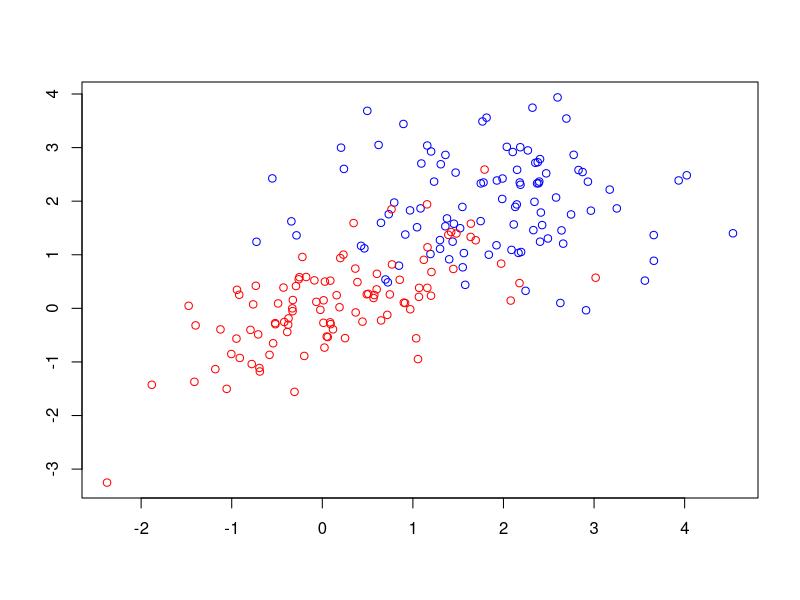
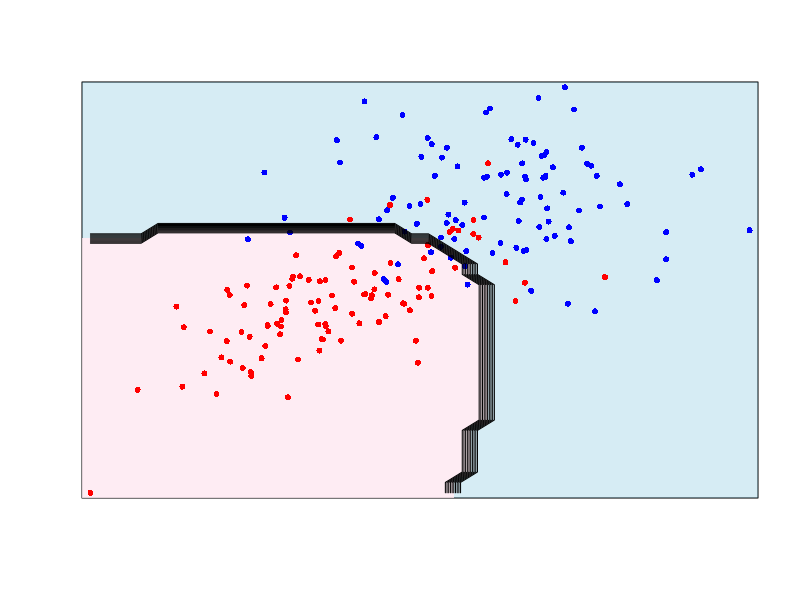
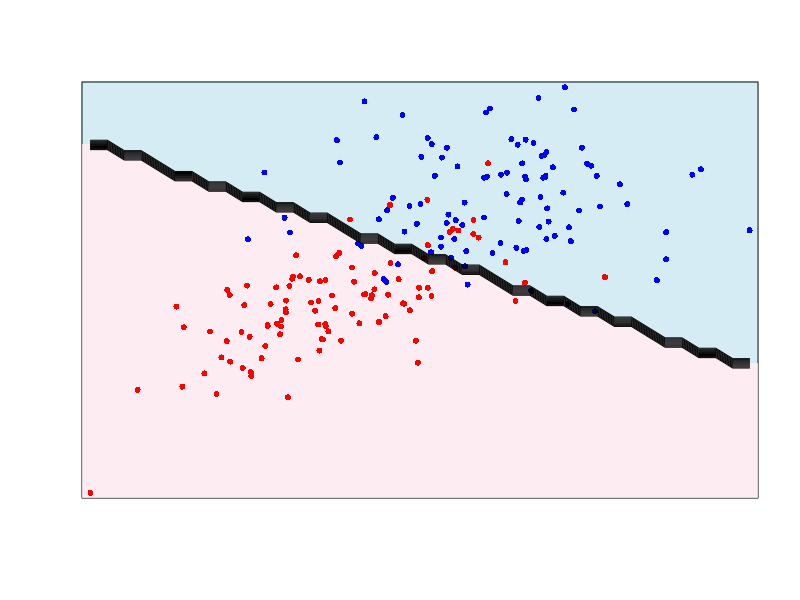
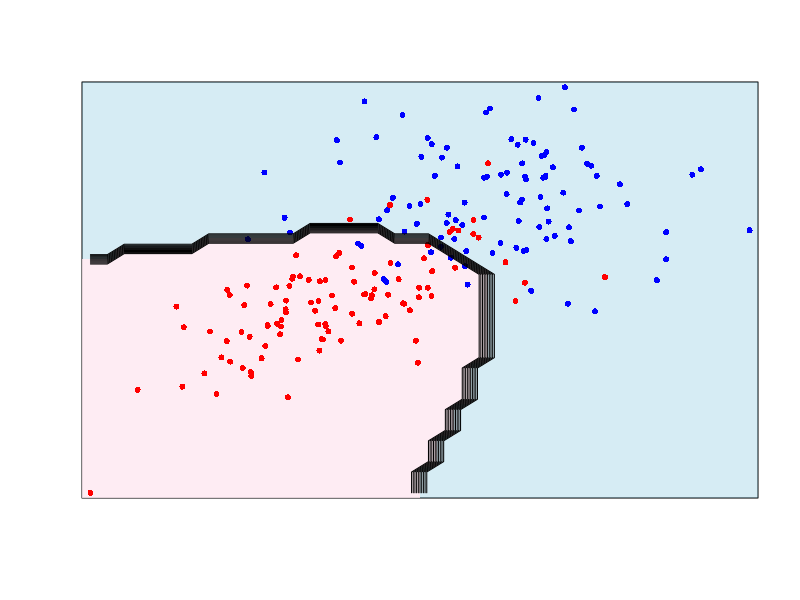
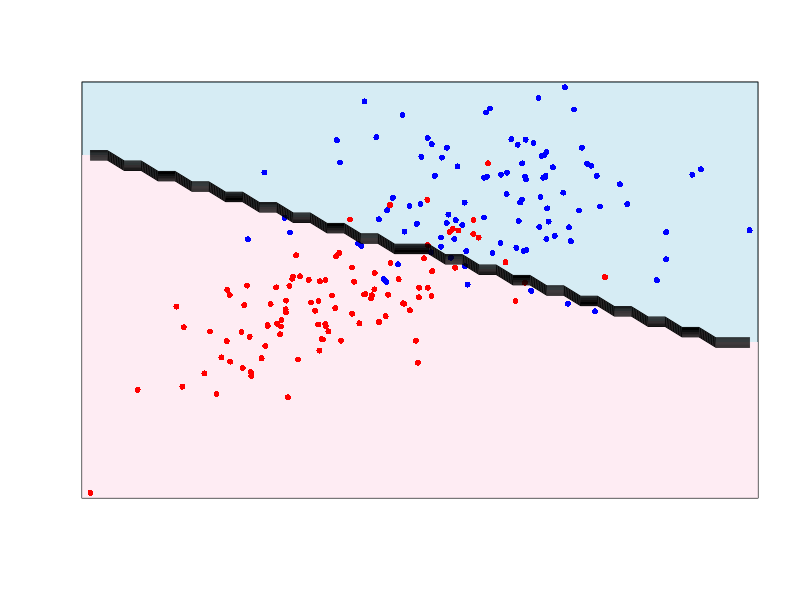
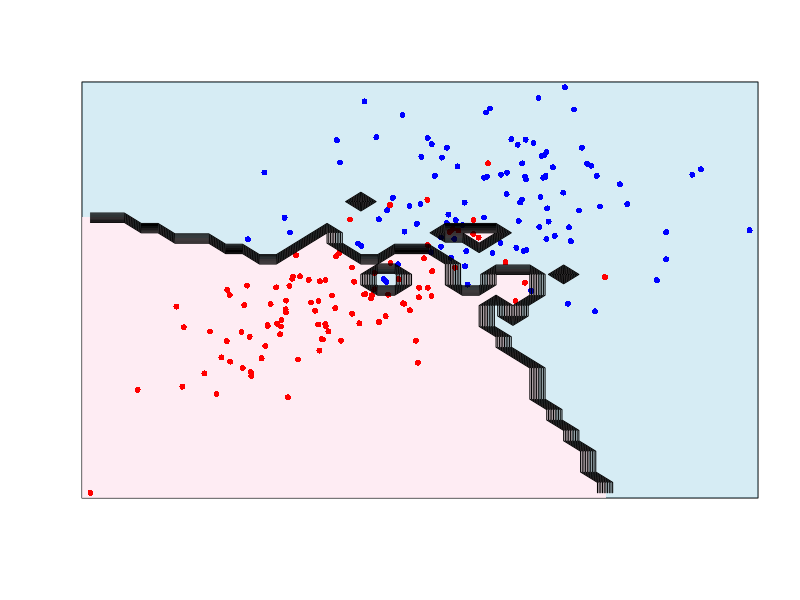
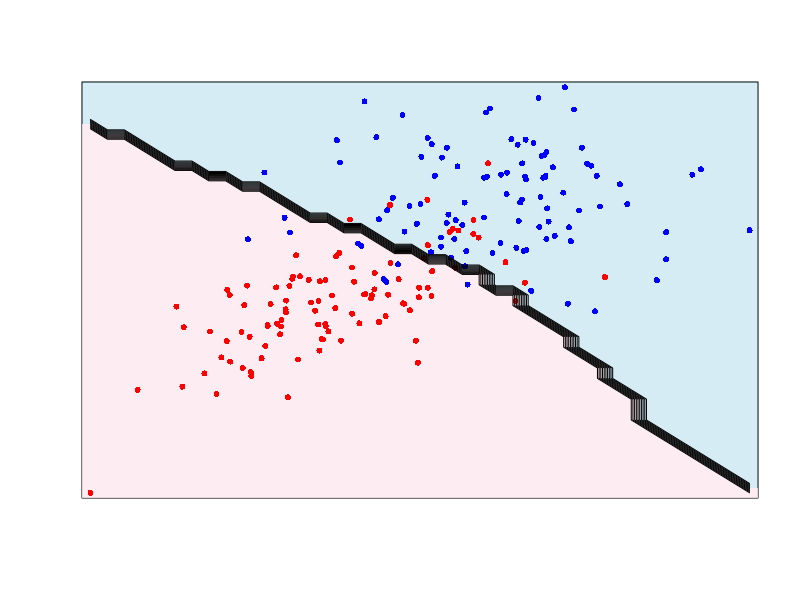

Recreate these plots in R, in order. (Note: this script raises an error after producing the figures.)
library(mvtnorm)
library(MASS)
library(class)
library(rpart)

##Données
N = 100
mean_blue = as.matrix(cbind(2,2))
mean_red = as.matrix(cbind(0,0))
sigma_blue = matrix(  c(1,0,0,1), nrow=2, ncol=2,byrow = TRUE)
sigma_red = matrix(  c(1,0.75,0.75,1), nrow=2, ncol=2,byrow = TRUE)
x_blue <- rmvnorm(n = N, mean=mean_blue, sigma=sigma_blue)
x_red <- rmvnorm(n = N, mean=mean_red, sigma=sigma_red)
 

##Graphe
plot(x_blue, col = "blue", ylim = c(min(x_red[,2],x_blue[,2]),max(x_red[,2],x_blue[,2])),
     xlim = c(min(x_red[,1],x_blue[,1]),max(x_red[,1],x_blue[,1])),
     xlab= "",ylab  ="")
points(x_red, col = "red")

##Naive Bayes Classifier
mu_hat_blue = c(mean(x_blue[,1]), mean(x_blue[,2]))
mu_hat_red = c(mean(x_red[,1]), mean(x_red[,2]))
sigma_hat_blue = matrix(c(sd(x_blue[,1]), cov(x_blue[,1], x_blue[,2]), cov(x_blue[,2], x_blue[,1]), sd(x_blue[,2])),
                        nrow = 2, ncol = 2, byrow = T)
sigma_hat_red = matrix(c(sd(x_red[,1]), cov(x_red[,1], x_red[,2]), cov(x_red[,2], x_red[,1]), sd(x_red[,2])),
                        nrow = 2, ncol = 2, byrow = T)

y_new = function(x_new){
ifelse((dmvnorm(x_new, mu_hat_blue, sigma_hat_blue) > dmvnorm(x_new, mu_hat_red, sigma_hat_red)),1,2)
}

##Points of the grid generation
K=40
seqx1 = seq(min(x_red[,1],x_blue[,1]),max(x_red[,1],x_blue[,1]), length = K)
seqx2 = seq(min(x_red[,2],x_blue[,2]),max(x_red[,2],x_blue[,2]), length = K)
mygrid = expand.grid(z1 = seqx1, z2 = seqx2)
names(mygrid) = c("X1","X2")
y_pred_grid = y_new(mygrid)

#prediction viz
red2 = rgb(red = 254/255, green = 231/255, blue = 240/255, alpha = .8)
blue2 = rgb(red = 51/255, green = 161/255, blue = 201/255, alpha = .2)
plot.new()
image(seqx1, seqx2, matrix(y_pred_grid,K), col=c(blue2, red2), xlab="", ylab="", xaxt="n", yaxt="n")
points(x_blue[,1], x_blue[,2], col="blue", pch=16, lwd=2, cex=0.8)
points(x_red[,1], x_red[,2], col="red", pch=16, lwd=2, cex=0.8)
contour(seqx1, seqx2, matrix(y_pred_grid,K), col="black", lty=1, lwd=1, add=TRUE, drawlabels=FALSE)

## Linear Discriminant Analysis
z = as.data.frame(rbind(cbind(x_blue,1), cbind(x_red,2)))
colnames(z) = c("X1","X2","Y")
model.lda = lda(z$Y~., data = z)
y_pred_lda = predict(model.lda, newdata = mygrid) 
y_pred_grid_lda = as.numeric(y_pred_lda$class)
plot.new()
image(seqx1, seqx2, matrix(y_pred_grid_lda,K), col=c(blue2, red2), xlab="", ylab="", xaxt="n", yaxt="n")
points(x_blue[,1], x_blue[,2], col="blue", pch=16, lwd=2, cex=0.8)
points(x_red[,1], x_red[,2], col="red", pch=16, lwd=2, cex=0.8)
contour(seqx1, seqx2, matrix(y_pred_grid_lda,K), col="black", lty=1, lwd=1, add=TRUE, drawlabels=FALSE)

## Quadratic Discriminant Analysis
model.qda = qda(z$Y~., data = z)
y_pred_qda = predict(model.qda, newdata = mygrid) 
y_pred_grid_qda = as.numeric(y_pred_qda$class)
plot.new()
image(seqx1, seqx2, matrix(y_pred_grid_qda,K), col=c(blue2, red2), xlab="", ylab="", xaxt="n", yaxt="n")
points(x_blue[,1], x_blue[,2], col="blue", pch=16, lwd=2, cex=0.8)
points(x_red[,1], x_red[,2], col="red", pch=16, lwd=2, cex=0.8)
contour(seqx1, seqx2, matrix(y_pred_grid_qda,K), col="black", lty=1, lwd=1, add=TRUE, drawlabels=FALSE)

## Logistic regression
z0 = z
z0$Y = as.numeric(z0$Y)-1
model.glm = glm(z0$Y~., data= z0, family = "binomial")
y_pred_glm = predict(model.glm, newdata = mygrid)
y_pred_grid_glm = 1*(y_pred_glm>0)+1
plot.new()
image(seqx1, seqx2, matrix(y_pred_grid_glm,K), col=c(blue2, red2), xlab="", ylab="", xaxt="n", yaxt="n")
points(x_blue[,1], x_blue[,2], col="blue", pch=16, lwd=2, cex=0.8)
points(x_red[,1], x_red[,2], col="red", pch=16, lwd=2, cex=0.8)
contour(seqx1, seqx2, matrix(y_pred_grid_glm,K), col="black", lty=1, lwd=1, add=TRUE, drawlabels=FALSE)

## K Nearest Neighbors
# k = 3 
y_pred_grid_knn3 = as.numeric(knn(train = z[,1:2], test = mygrid,cl = z[,3] ,k=3))

plot.new()
image(seqx1, seqx2, matrix(y_pred_grid_knn3,K), col=c(blue2, red2), xlab="", ylab="", xaxt="n", yaxt="n")
points(x_blue[,1], x_blue[,2], col="blue", pch=16, lwd=2, cex=0.8)
points(x_red[,1], x_red[,2], col="red", pch=16, lwd=2, cex=0.8)
contour(seqx1, seqx2, matrix(y_pred_grid_knn3,K), col="black", lty=1, lwd=1, add=TRUE, drawlabels=FALSE)

# k = 41 
y_pred_grid_knn41 = as.numeric(knn(train = z[,1:2], test = mygrid,cl = z[,3] ,k=41))

plot.new()
image(seqx1, seqx2, matrix(y_pred_grid_knn41, K), col=c(blue2, red2), xlab="", ylab="", xaxt="n", yaxt="n")
points(x_blue[,1], x_blue[,2], col="blue", pch=16, lwd=2, cex=0.8)
points(x_red[,1], x_red[,2], col="red", pch=16, lwd=2, cex=0.8)
contour(seqx1, seqx2, matrix(y_pred_grid_knn41, K), col="black", lty=1, lwd=1, add=TRUE, drawlabels=FALSE)

# Evaluation of the predictive power of the classifier
kf = 5
length_kf = kf/N
for (i in 1:kf){
  test = z[(length_kf*(i-1)+1):length_kf*i,]
  train = z[-c((length_kf*(i-1)+1):length_kf*i),]
  model = lda(train[,3]~., data = train[1:2])
  y_pred = predict(model, newdata = test[1,2])
  y_pred_grid = as.numeric(y_pred_lda$class)
  
  
  }



















